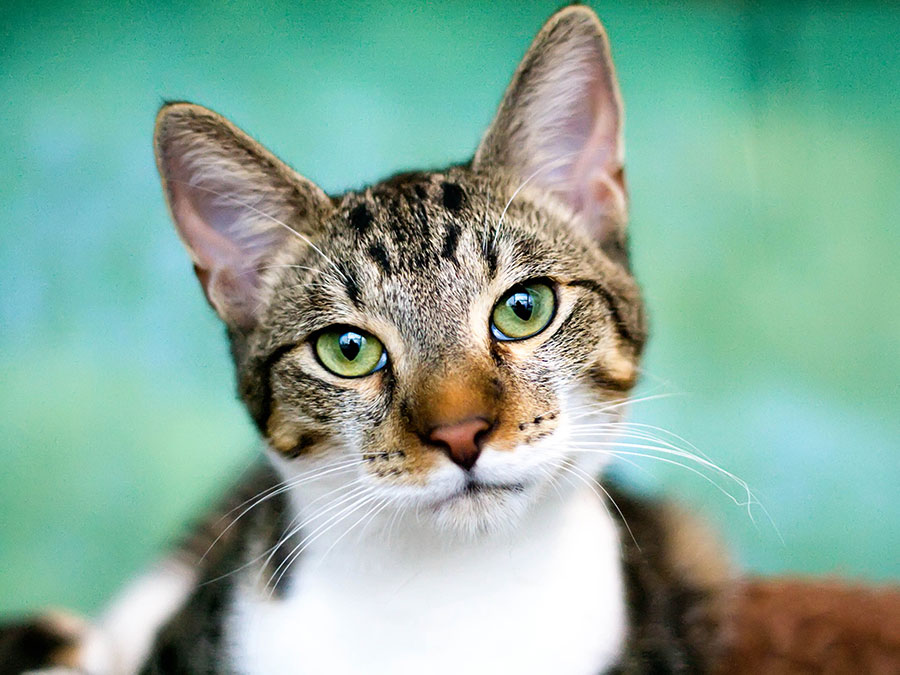
#> input picture photos/cat.jpeg, 900 x 675 px
$ python basic.py
#> lines starting #> are read from the running program, lines starting #| are printed output that depends on the picture
#Photo Editing Tool

import cv2 as cv

img = cv.imread('photos/cat.jpeg')
#> img is the input picture: shape (675, 900, 3); mean B, G, R 154.3, 171, 134.8
cv.imshow('Cat', img)

# Converting an image to grayscale
gray = cv.cvtColor(img, cv.COLOR_BGR2GRAY)
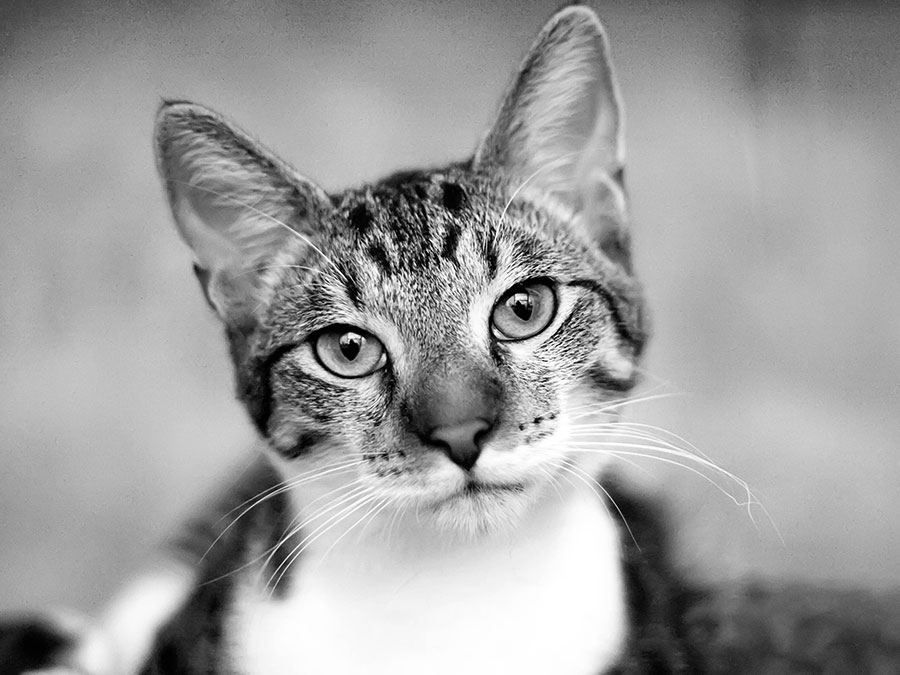
#> gray: shape (675, 900); min 0, max 255, mean 158.3
cv.imshow('Gray', gray)

# Blur
blur = cv.GaussianBlur(img, (3,3), cv.BORDER_DEFAULT)
cv.imshow('Blur', blur)

# Edge Cascade
canny = cv.Canny(img, 125, 175)
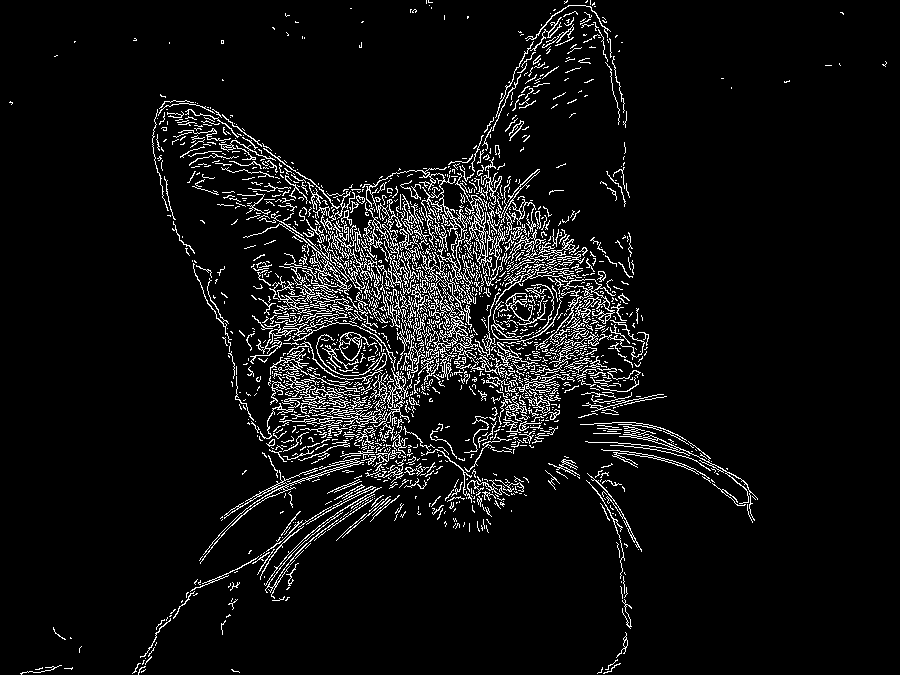
#> canny: shape (675, 900); 6.4% white in thin lines or dots
cv.imshow('Canny Edges', canny)

# Dilating the image
dilated = cv.dilate(canny, (3,3), iterations=1)
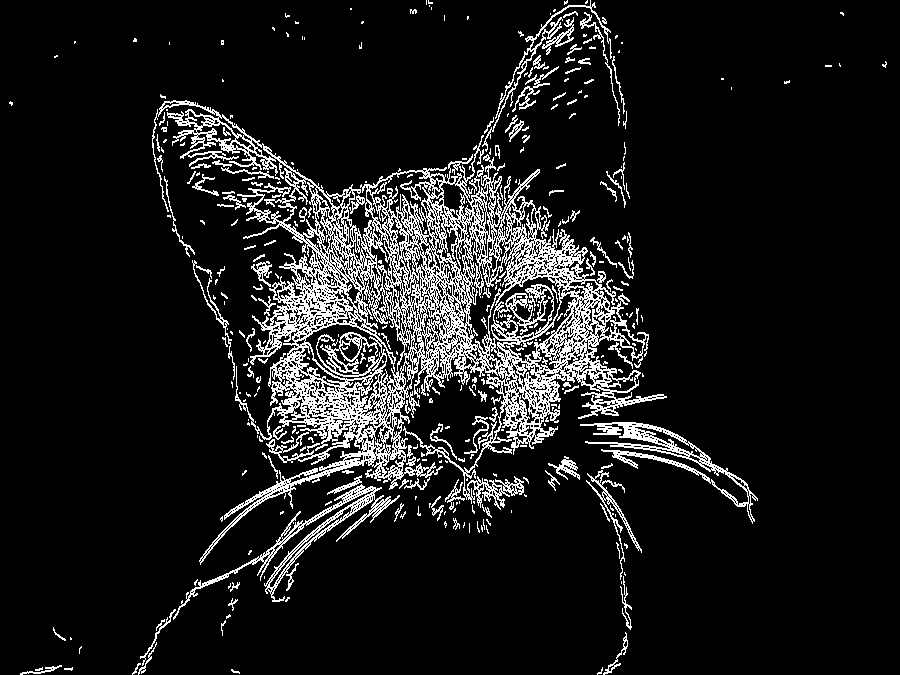
#> dilated: shape (675, 900); 10.6% white in thin lines or dots
cv.imshow('Dilated', dilated)

#Eroding
eroding = cv.erode(dilated, (3,3), iterations=1)
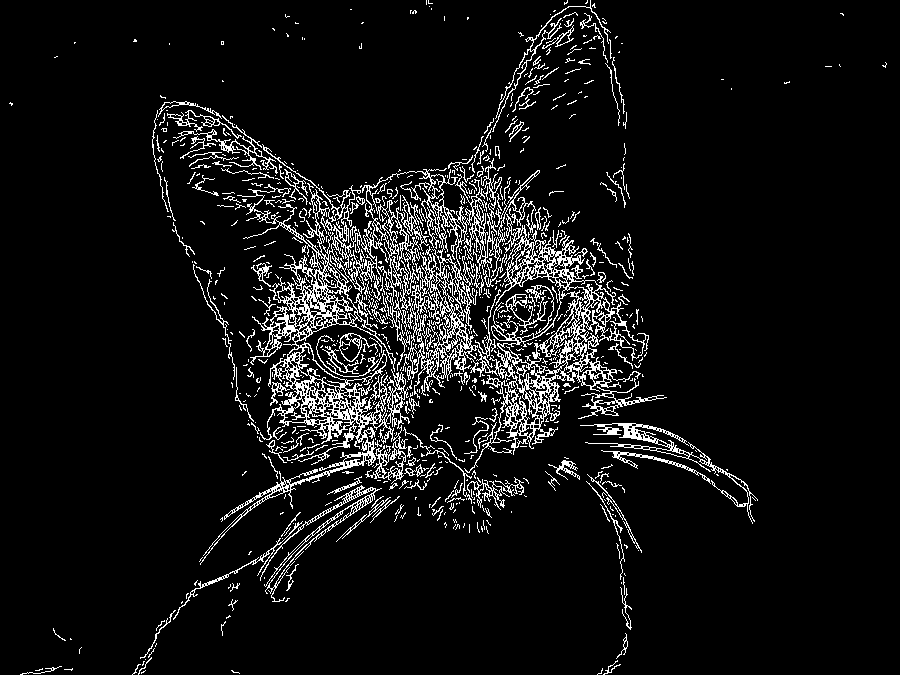
#> eroding: shape (675, 900); 7.4% white in thin lines or dots
cv.imshow('Eroding', eroding)

#Resize
resized = cv.resize(img, (500,500), interpolation=cv.INTER_CUBIC)
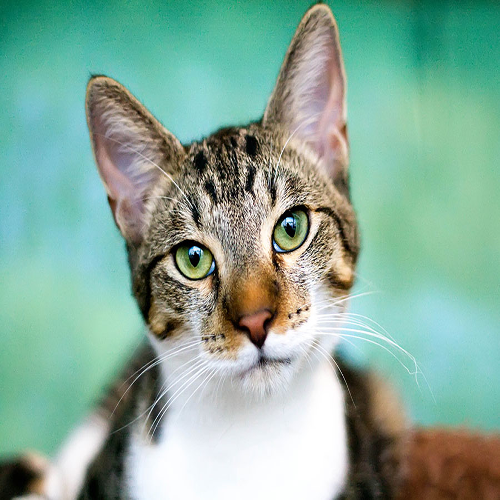
#> resized: shape (500, 500, 3); mean B, G, R 154.3, 171, 134.8
cv.imshow('Resized', resized)

#Cropping
cropped = img[50:200, 200:400]
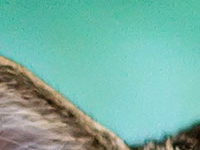
#> cropped: shape (150, 200, 3); mean B, G, R 164.7, 179, 119.5
cv.imshow('Cropped', cropped)


cv.waitKey(0)
